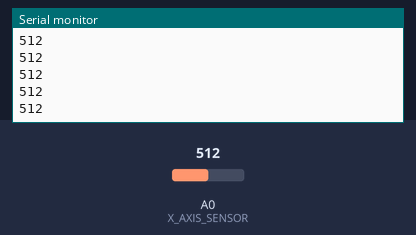
Bench run of a program on a simulated Arduino Nano, built with avr-gcc and run on an emulated ATmega328P. Shown: the last lines printed to the serial monitor. The test bench sets the inputs (shaded band); at power-on: A0 (X_AXIS_SENSOR) = 512.

Above: at 1.2 s.
1.3 s: A0 (X_AXIS_SENSOR) set to 716
At 1.56 s:
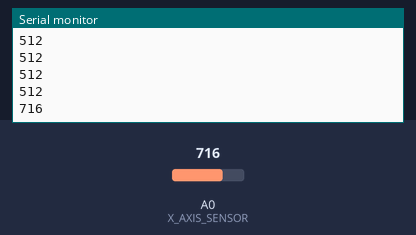
2.8 s: A0 (X_AXIS_SENSOR) set to 900
At 2.96 s:
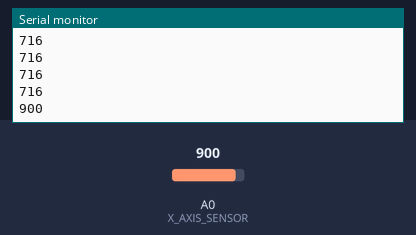
Timing chart, 0 to 5.8 s (numbered marks = the images above; inputs shaded):
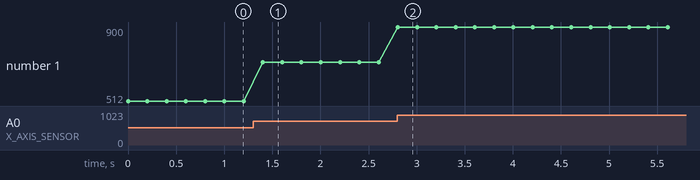

Measured:
- after the input at 1.3 s, the serial monitor: prints a new line after 0.10 s (image 1)
- after the input at 2.8 s, the serial monitor: prints a new line at once (image 2)
- plotted number 1: 512 → 716 after the input at 1.3 s, 716 → 900 after the input at 2.8 s

The program:

main.cpp
```cpp
#include <Arduino.h>

// define pin
#define X_AXIS_SENSOR A0

void setup() {
  // put your setup code here, to run once:
  Serial.begin(9600);
}

void loop() {
  // put your main code here, to run repeatedly:
  int X_AXIS_VALUE = analogRead(X_AXIS_SENSOR);
  Serial.println(X_AXIS_VALUE);

  delay(200);
}
```
